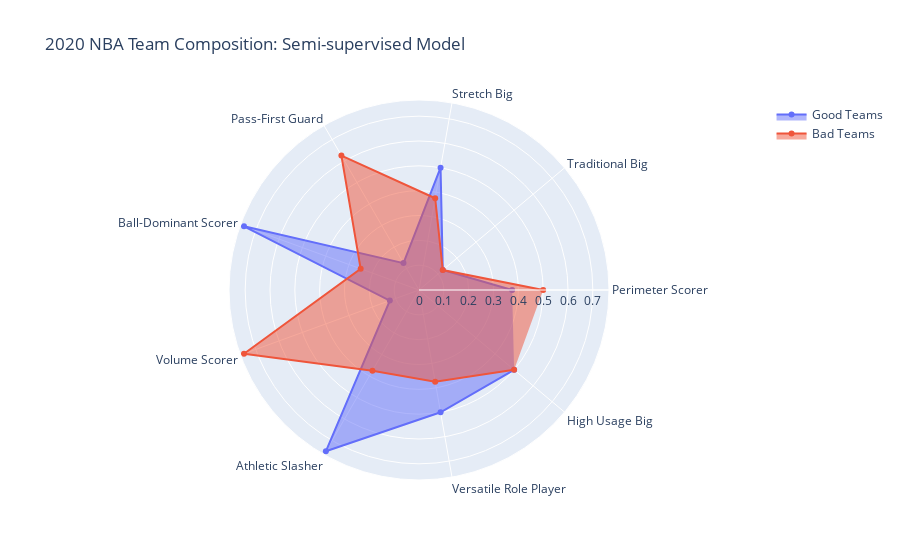

The code cell stored with this chart in its notebook:
### Code cell
plot_radar(df_2020, classes, 2020)

### Figure 1 — Plotly figure (JSON) as saved in the notebook; plotly's stock layout.template omitted (floating-point values rounded to 4 significant figures)
{"data": [{"fill": "toself", "name": "Good Teams", "r": [0.375, 0.125, 0.5, 0.125, 0.75, 0.125, 0.75, 0.5, 0.5], "theta": ["Perimeter Scorer", "Traditional Big", "Stretch Big", "Pass-First Guard", "Ball-Dominant Scorer", "Volume Scorer", "Athletic Slasher", "Versatile Role Player", "High Usage Big"], "type": "scatterpolar"}, {"fill": "toself", "name": "Bad Teams", "r": [0.5, 0.125, 0.375, 0.625, 0.25, 0.75, 0.375, 0.375, 0.5, 0.375], "theta": ["Perimeter Scorer", "Traditional Big", "Stretch Big", "Pass-First Guard", "Ball-Dominant Scorer", "Volume Scorer", "Athletic Slasher", "Versatile Role Player", "High Usage Big"], "type": "scatterpolar"}], "layout": {"polar": {"radialaxis": {"visible": true}}, "showlegend": true, "title": {"text": "2020 NBA Team Composition: Semi-supervised Model"}}}
